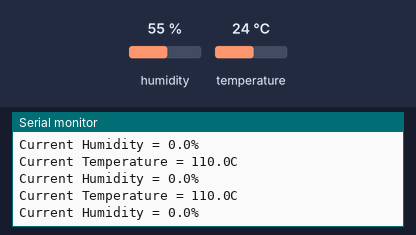
The sketch below on a simulated Arduino Uno, built with avr-gcc and run on an emulated ATmega328P. On the bench: the last lines printed to the serial monitor. Wiring (inferred from the names in the program): DHT11 sensor: data pin 2. The test bench sets the inputs (shaded band); at power-on: humidity 55 %, temperature 24 °C.

Above: at 1.5 s.
1.6 s: humidity set to 22 %
At 1.6 s:
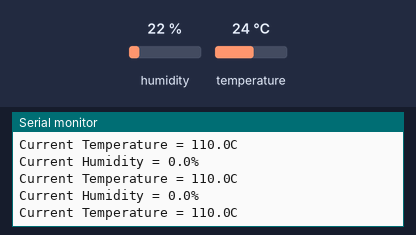
5.1 s: humidity set to 40 %
At 5.8 s:
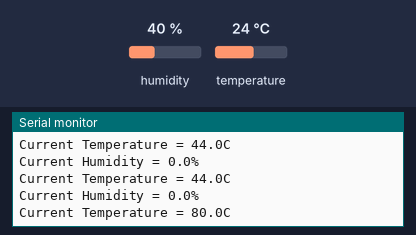
Timing chart, 0 to 8.1 s (numbered marks = the images above; inputs shaded):
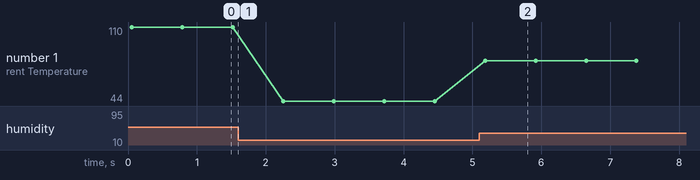

The sketch:

DHT11.ino
```cpp
// 데이터 통신 이해하기
// 온습도 센서 ( DHT11 Temperature and humidity sensor)

int DHpin = 2; // 온습도 데이터 출력 핀을 2번
byte dat[5]; // dat 배열 길이 5, 정수형 변수 byte

byte read_data(){
  byte data;

  for(int i = 0; i < 8; i++){
    if(digitalRead(DHpin) == LOW){
      while(digitalRead(DHpin) == LOW); // 50us동안 기다림

      delayMicroseconds(30); // HIGH의 지속시간을 결정, 0또는1로 결정됨 파형에 따라서

      if(digitalRead(DHpin) == HIGH){
        data |= ( 1 << (7-i));
      }

      while(digitalRead(DHpin) == HIGH); // 1데이터, 다음 수신을 기다림
    }
  }

  return data;
}

void start_test(){
  digitalWrite(DHpin, LOW);
  delay(30); // LOW의 상태가 18ms보다 크면, DHT11의 신호를 감지하기 시작함

  digitalWrite(DHpin, HIGH);
  delayMicroseconds(40); // DHT11의 신호를 기다림

  pinMode(DHpin, INPUT);

  while(digitalRead(DHpin) == HIGH);
  delayMicroseconds(80);

  if(digitalRead(DHpin) == LOW){
    delayMicroseconds(80);
  }

  for(int i = 0; i < 4; i++){ // 온도와 습도의 데이터를 받음, 오류검출비트는 고려하지 않음
    dat[i] = read_data();
  }

  pinMode(DHpin, OUTPUT);

  digitalWrite(DHpin, HIGH);
}

void setup(){
  Serial.begin(9600);

  pinMode(DHpin, OUTPUT);
}

void loop(){
  start_test(); // 온습도 검사 시작

  Serial.print("Current Humidity = "); // 현재 습도 출력
  Serial.print(dat[0], DEC);
  Serial.print('.');
  Serial.print(dat[1], DEC);
  Serial.println('%');

  Serial.print("Current Temperature = "); // 현재 온도 출력
  Serial.print(dat[2], DEC);
  Serial.print('.');
  Serial.print(dat[3], DEC);
  Serial.println('C');

  delay(700);
}
```

Measured:
- after the input at 5.1 s, the serial monitor: prints a new line after 0.08 s (image 2)
- plotted number 1: 110 → 44 after the input at 1.6 s, 44 → 80 after the input at 5.1 s
